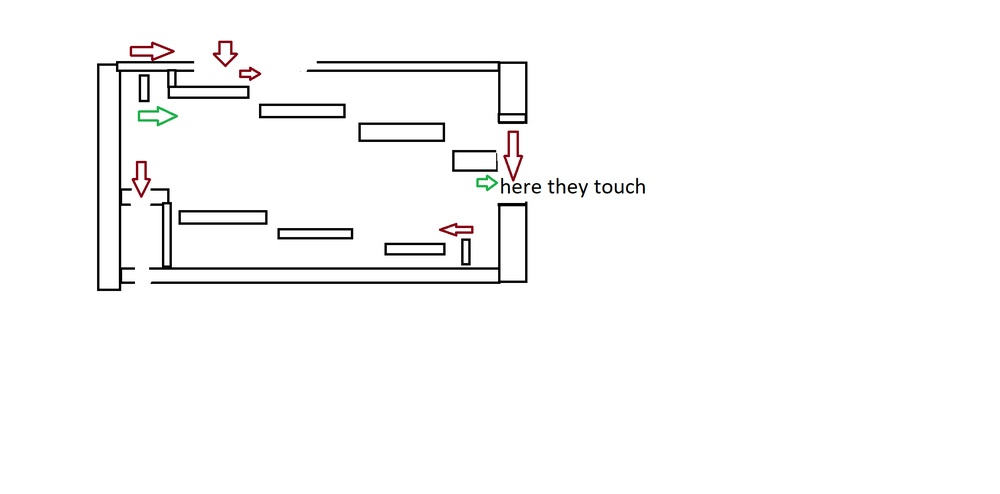
#> input picture utils/ImageParser/level1concept.jpg, 1000 x 494 px, shrunk from 2112 x 1044 before the run
$ python ParseImage.py level1concept.jpg
#> lines starting #> are read from the running program, lines starting #| are printed output that depends on the picture; after the words box and inside, x2 and y2 are one past the last pixel; in counts of white or black regions, pixels touching at a corner belong together
### utils/ImageParser/api.py
from PIL import Image

# find all pixels of a certain color
# [10 lines left out: function find_all, not called in this run]

# convert  RGB value to RGBA
def RGB_to_RGBA(COLOR):
    newimg = Image.new("RGB", (1, 1), COLOR).convert("RGBA")
    return newimg.load()[0, 0]

### utils/ImageParser/ParseImage.py
import cv2
import numpy as np
from PIL import Image
import api
import sys

filename = sys.argv[1]

img = cv2.imread(filename)
#> img is the input picture: shape (494, 1000, 3); mean B, G, R 249.4, 249.4, 249.6
p_img = Image.open(filename)
pixel_map = p_img.load()
gray = cv2.cvtColor(img, cv2.COLOR_BGR2GRAY)

ret,thresh = cv2.threshold(gray,50,255,0)
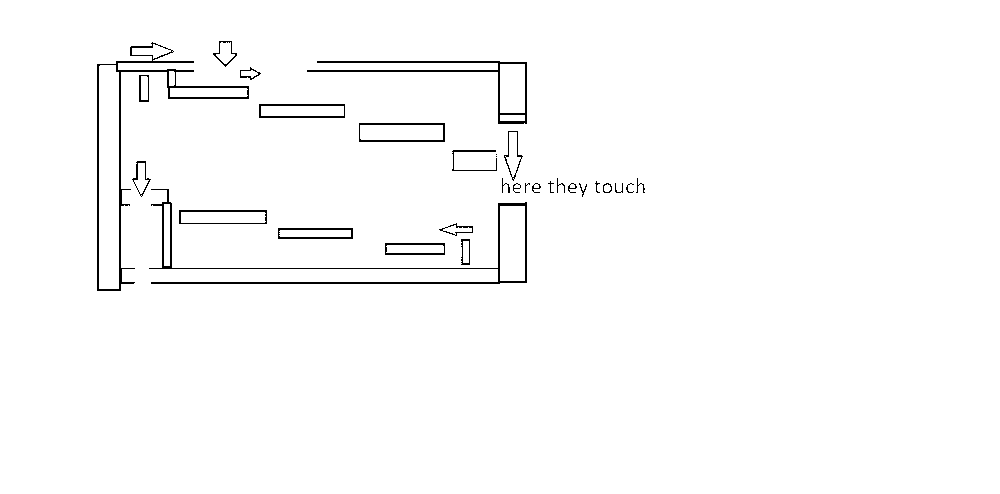
#> thresh: shape (494, 1000); 98.4% white; black in thin lines or dots, all inside (x1, y1, x2, y2) = (97, 41, 645, 291)
contours,hierarchy = cv2.findContours(thresh, 1, 2)
#> contours = 90 contours, 37 with area under 20; largest, box (x1, y1, x2, y2) and area: (0, 0, 1000, 494) 492507, (96, 41, 250, 292) 7768, (148, 188, 528, 285) 4994, (99, 65, 119, 289) 4216, (306, 60, 528, 125) 3004
# print("Number of contours detected:", len(contours))
args = []

width, height = p_img.size
#> width = 1000; height = 494

for cnt in contours:
   x1,y1 = cnt[0][0]
   approx = cv2.approxPolyDP(cnt, 0.01*cv2.arcLength(cnt, True), True)
   if len(approx) == 4:
        x, y, w, h = cv2.boundingRect(cnt)
        # print(cnt)
        ratio = float(w)/h
        color = api.RGB_to_RGBA(pixel_map[x, y])
        if not (not (w > 5 and h > 5) or width in [x, y, x+w, y+h, color[0], color[1], color[2], color[3]] or height in [x, y, x+w, y+h, color[0], color[1], color[2], color[3]]):
            args.append([x, y, x+w, y+h, color[0], color[1], color[2], color[3]])
            print([w, h])
            img = cv2.drawContours(img, [cnt], -1, (0,255,0), 3)
#> this loop made 90 passes
#> (x1, y1, approx, x, y, w, h, ratio) on passes 1, 2, 3, 6, 8, 11, 12, 13: (387, 245, [[386, 246], [386, 252], [443, 252], [442, 245]], 386, 245, 58, 8, 7.25), (384, 243, [[384, 243], [444, 242], [445, 254], [385, 255]], 384, 242, 62, 14, 4.43), (463, 241, [[463, 241], [463, 262], [468, 262], [468, 241]], 463, 241, 6, 22, 0.273), (280, 230, [[279, 231], [280, 236], [350, 236], [350, 230]], 279, 230, 72, 7, 10.29), (277, 228, [[277, 228], [352, 227], [353, 238], [278, 239]], 277, 227, 77, 13, 5.92), (181, 212, [[181, 212], [181, 222], [265, 221], [264, 212]], 181, 212, 85, 11, 7.73), (178, 210, [[178, 210], [266, 209], [267, 223], [179, 224]], 178, 209, 90, 16, 5.62), (500, 206, [[500, 206], [500, 280], [524, 280], [524, 206]], 500, 206, 25, 75, 0.333)
#> (x1, y1, x, y, w, h, ratio, color) on passes 66, 67, 70, 71, 72, 73: (495, 156, 495, 155, 3, 3, 1, (255, 253, 254, 255)), (495, 154, 495, 153, 3, 3, 1, (255, 255, 255, 255)), (360, 125, 360, 125, 83, 15, 5.53, (55, 55, 55, 255)), (358, 123, 358, 122, 88, 21, 4.19, (188, 188, 188, 255)), (500, 115, 500, 115, 25, 6, 4.17, (129, 129, 129, 255)), (261, 106, 261, 106, 83, 10, 8.3, (153, 153, 153, 255))
#| [58, 8]
#| [62, 14]
#| [6, 22]
#| [72, 7]
#| [77, 13]
#| [85, 11]
#| [90, 16]
#| [25, 75]
#> (further printed lines are left out)
#> pass 1, `img = cv2.drawContours(img, [cnt], -1, (0,255,0), 3)`:
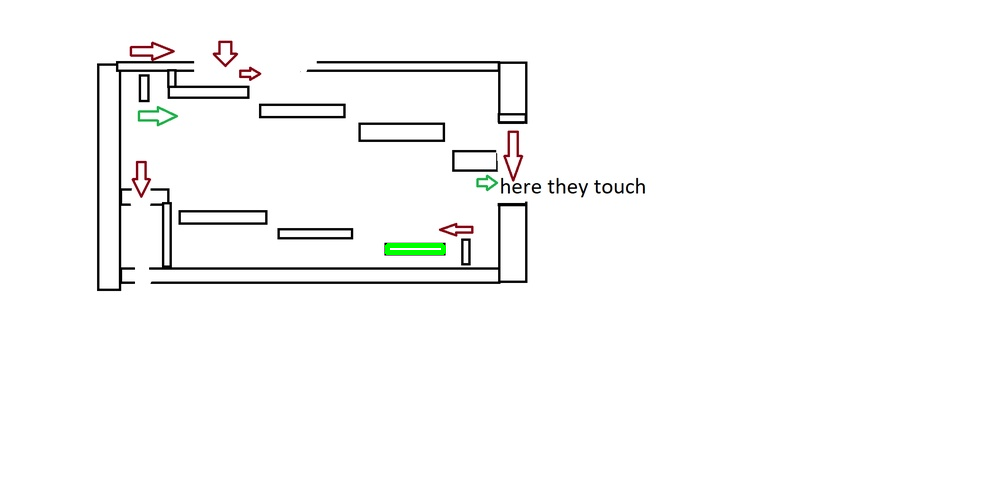
#> img: shape (494, 1000, 3); 0.13% of pixels changed, all inside (x1, y1, x2, y2) = (384, 243, 446, 255)
#> pass 2, `img = cv2.drawContours(img, [cnt], -1, (0,255,0), 3)`:
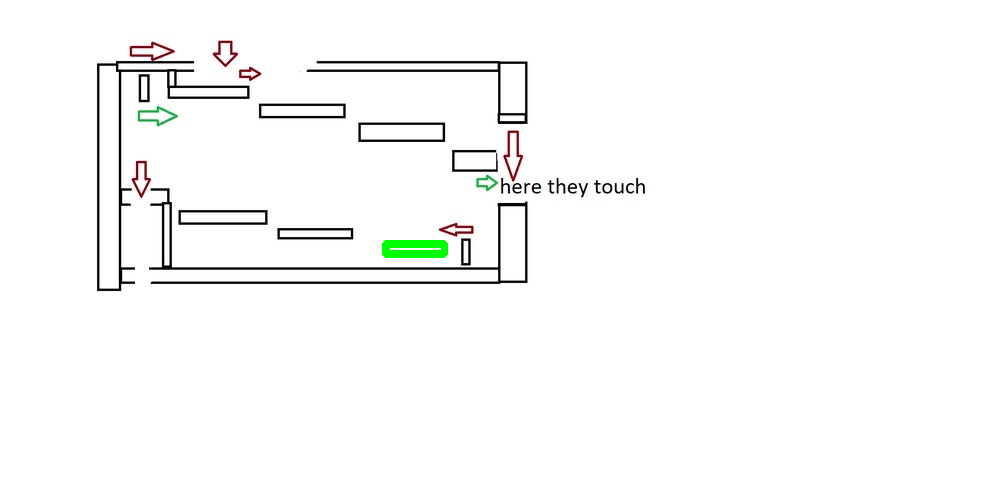
#> img: shape (494, 1000, 3); 0.09% of pixels changed, all inside (x1, y1, x2, y2) = (382, 240, 448, 258)
#> pass 3, `img = cv2.drawContours(img, [cnt], -1, (0,255,0), 3)`:
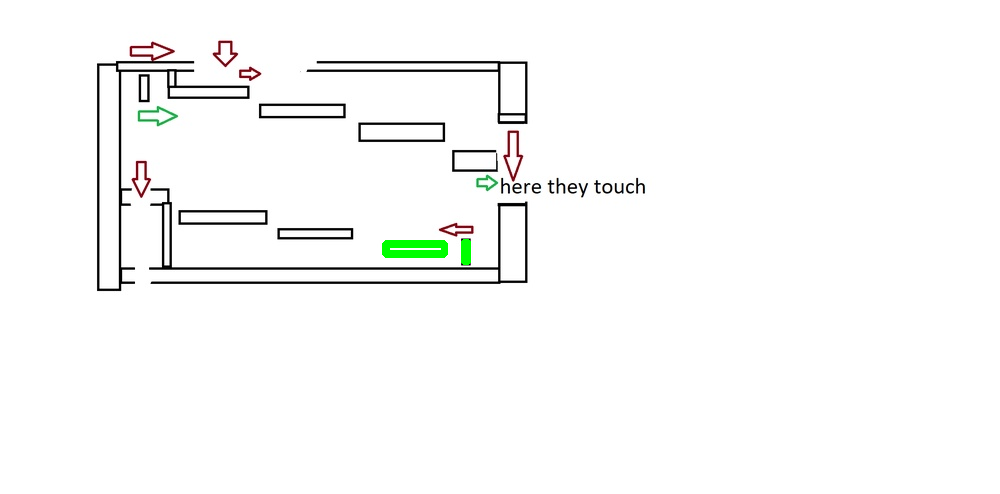
#> img: shape (494, 1000, 3); 0.05% of pixels changed, all inside (x1, y1, x2, y2) = (461, 239, 471, 265)
#> after the loop:
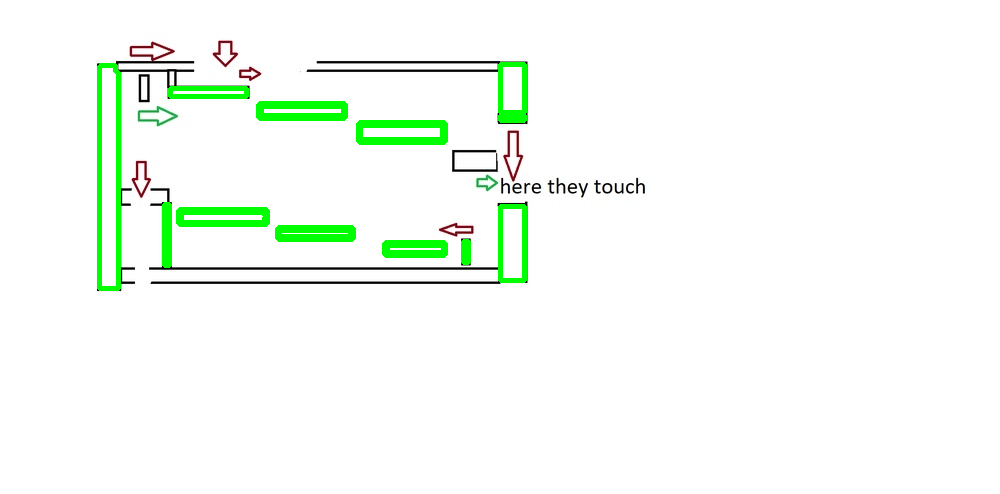
#> img: shape (494, 1000, 3); 2.35% of pixels changed, all inside (x1, y1, x2, y2) = (97, 62, 527, 291)
#> after the loop, args = 17 items

        #   print(color)
        # print([w, h])


with open(f"{filename}_converted.txt", "w") as fh:
    for arguments in args:
        for arg in arguments:
            print(arg, end=", ")
            fh.write(f"{arg}, ")

        print("\n")
        fh.write("\n")
#> this loop made 17 passes
#> arguments on passes 1 to 12: [386, 245, 444, 253, 43, 43, 43, 255], [384, 242, 446, 256, 220, 220, 220, 255], [463, 241, 469, 263, 121, 121, 121, 255], [279, 230, 351, 237, 33, 33, 33, 255], [277, 227, 354, 240, 252, 252, 252, 255], [181, 212, 266, 223, 141, 141, 141, 255], [178, 209, 268, 225, 255, 255, 255, 255], [500, 206, 525, 281, 94, 94, 94, 255], [164, 204, 170, 266, 101, 101, 101, 255], [360, 125, 443, 140, 55, 55, 55, 255], [358, 122, 446, 143, 188, 188, 188, 255], [500, 115, 525, 121, 129, 129, 129, 255]
#| 386, 245, 444, 253, 43, 43, 43, 255,
#| 384, 242, 446, 256, 220, 220, 220, 255,
#| 463, 241, 469, 263, 121, 121, 121, 255,
#| 279, 230, 351, 237, 33, 33, 33, 255,
#| 277, 227, 354, 240, 252, 252, 252, 255,
#| 181, 212, 266, 223, 141, 141, 141, 255,
#| 178, 209, 268, 225, 255, 255, 255, 255,
#| 500, 206, 525, 281, 94, 94, 94, 255,
#> (further printed lines are left out)


cv2.imshow("level_with_parsing", img)
cv2.waitKey(0)
cv2.destroyAllWindows()
